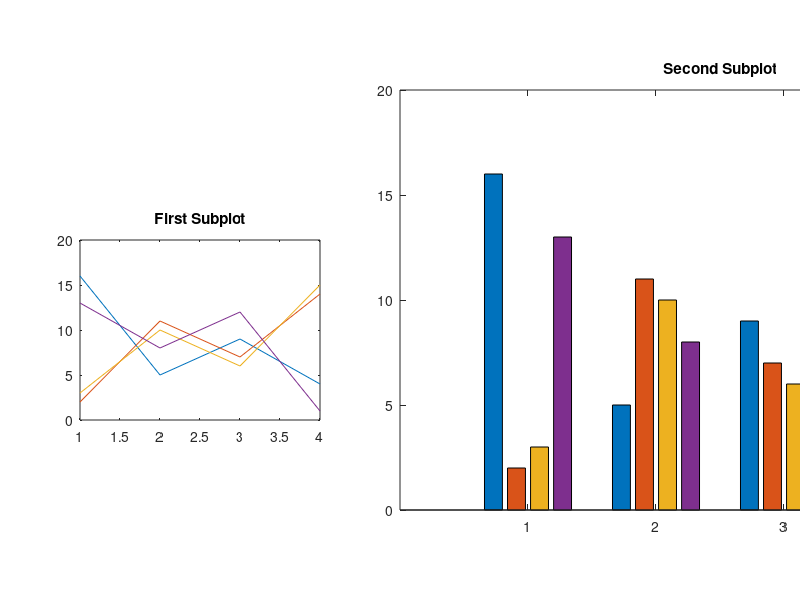

Here is the MATLAB script that generated this plot: (Note: this script raises an error after producing the figure.)

% website to try:
% https://www.mathworks.com/matlabcentral/answers/310286-subplot-how-can-i-set-the-size-of-my-diagram-in-my-subplot-size-definition-of-each-placeholder

% x-value to plot
x = 0:0.01:100;
%%


pos1 = [0.1 0.3 0.3 0.3];
subplot('Position',pos1)
y = magic(4);
plot(y)
title('First Subplot')

% left    -> high goes right
% bottom  -> high goes up
% width   -> high goes wide
% height  -> high goes wide
%[left bottom width height] (between 0 -- 1)
pos2 = [0.5 0.15 0.8 0.7]; 

subplot('Position',pos2)
bar(y)
title('Second Subplot')


%% 2

% set figure info
fig = figure;
fig.Units = 'centimeters';
fig.Position(3:4) = [35  25];

%pos1 = [0.13 0.11 0.775 0.815]; % [left bottom width height]
subplot(2,3,1,'Position');  
plot(x,cos(x))

subplot(2,3,2);  
plot(x,sin(2*x))

subplot(2,3,3);  
plot(x,tan(x))

subplot(2,3,4);  
plot(x,sec(2*x))

subplot(2,3,5);  
plot(x,csc(x))

subplot(2,3,6);  
plot(x,cot(2*x))

%% 40

% set figure info
fig = figure;
fig.Units = 'centimeters';
fig.Position(3:4) = [40  30];

count = 30;
rows = ceil(count/4);

for i = 1:count

    %[left bottom width height]
    %pos2 = [0.5 0.15 0.4 0.7];  
    subplot(rows,4,i);  
    
    % plot data
    plot(x.^(2/count*i))
    
    % plot metadata
    title(['Subplot: ',int2str(i)])
    
    %pos1 = get(sp_hand1, 'Position'); % gives the position of current sub-plot
    %new_pos1 = pos1 +[0 0 0 0.05];
    %set(sp_hand1, 'Position',new_pos1) % set new position of current sub - plot

end